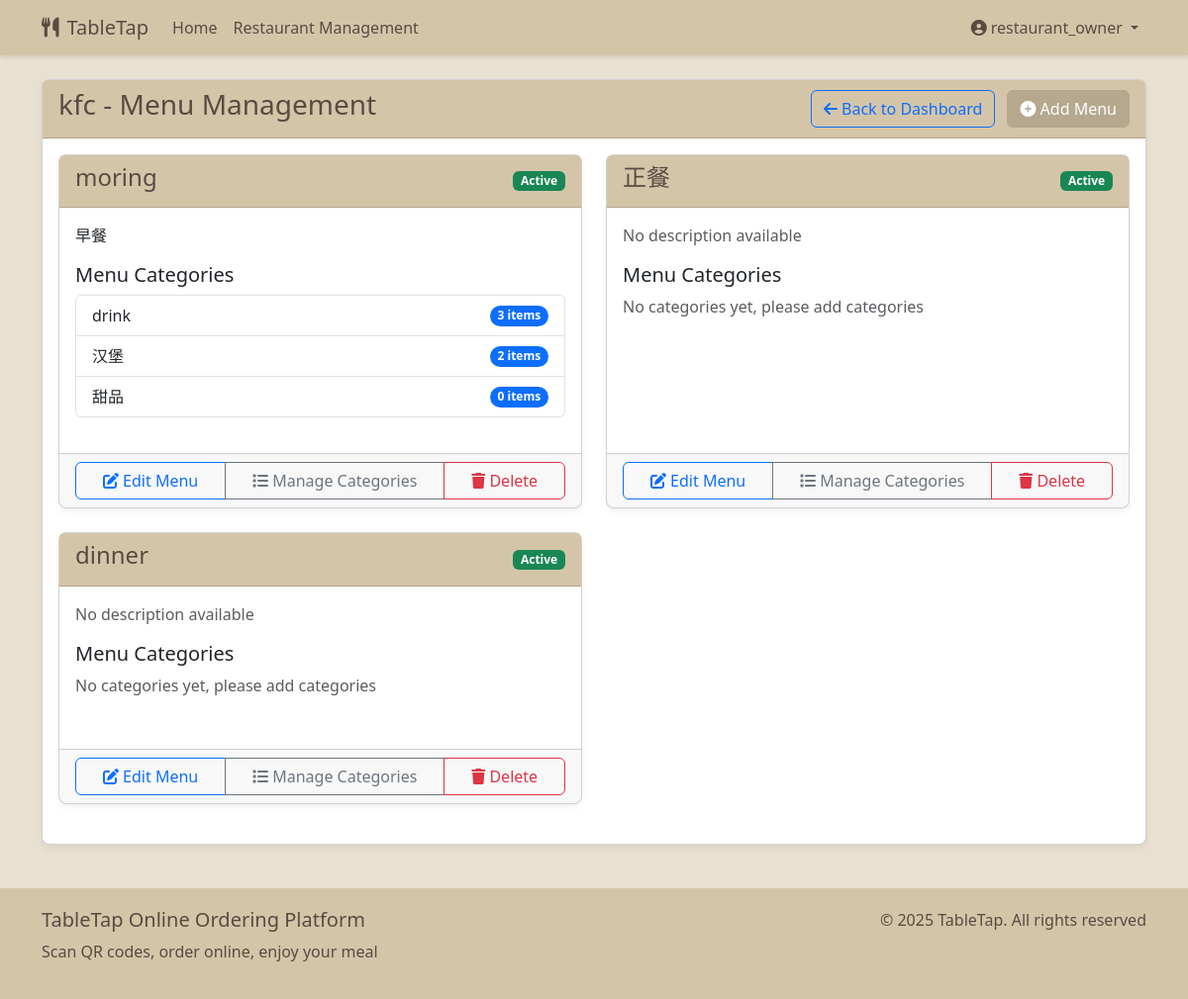
The page /menu/restaurant/1/menus/ (signed in) on the database its author committed.
### user/models.py (models this page shows, shortened)
class User(AbstractUser):
    USER_TYPE_CHOICES = (
        ('customer', 'Customer'),
        ('restaurant', 'Restaurant Owner'),
        ('admin', 'Administrator'),
    )
    user_type = models.CharField('User Type', max_length=10, choices=USER_TYPE_CHOICES, default='customer')
    phone = models.CharField('Phone Number', max_length=15, blank=True)
    class Meta:
        verbose_name = 'User'
        verbose_name_plural = 'Users'
    @property
    def is_restaurant_owner(self):
        return self.user_type == 'restaurant'

### restaurant/models.py (models this page shows, shortened)
class Restaurant(models.Model):
    owner = models.ForeignKey(settings.AUTH_USER_MODEL, on_delete=models.CASCADE, related_name='restaurants')
    name = models.CharField('Restaurant Name', max_length=100)
    description = models.TextField('Description', blank=True)
    address = models.CharField('Address', max_length=200)
    phone = models.CharField('Contact Phone', max_length=15)
    logo = models.ImageField('Restaurant Logo', upload_to='restaurant_logos/', blank=True, null=True)
    is_active = models.BooleanField('Active Status', default=True)
    created_at = models.DateTimeField('Created At', auto_now_add=True)
    updated_at = models.DateTimeField('Updated At', auto_now=True)
    class Meta:
        verbose_name = 'Restaurant'
        verbose_name_plural = 'Restaurants'

### menu/models.py (models this page shows, shortened)
class Menu(models.Model):
    restaurant = models.ForeignKey(Restaurant, on_delete=models.CASCADE, related_name='menus')
    name = models.CharField('Menu Name', max_length=100)
    description = models.TextField('Menu Description', blank=True)
    is_active = models.BooleanField('Active Status', default=True)
    created_at = models.DateTimeField('Created Time', auto_now_add=True)
    updated_at = models.DateTimeField('Updated Time', auto_now=True)
    class Meta:
        verbose_name = 'Menu'
        verbose_name_plural = 'Menus'

class Category(models.Model):
    menu = models.ForeignKey(Menu, on_delete=models.CASCADE, related_name='categories')
    name = models.CharField('Category Name', max_length=100)
    description = models.TextField('Category Description', blank=True)
    order = models.PositiveSmallIntegerField('Order', default=0)
    is_active = models.BooleanField('Active Status', default=True)
    class Meta:
        verbose_name = 'Menu Category'
        verbose_name_plural = 'Menu Categories'
        ordering = ['order', 'id']

### menu/views.py (the view)
# urls.py: path('restaurant/<int:restaurant_id>/menus/', views.menu_list, name='menu_list'),
@login_required
def menu_list(request, restaurant_id):
    restaurant = get_object_or_404(Restaurant, id=restaurant_id)
    if request.user != restaurant.owner and not request.user.is_superuser:
        return HttpResponseForbidden("You do not have permission to access this page")
    menus = Menu.objects.filter(restaurant=restaurant)
    return render(request, 'menu/menu_list.html', {
        'restaurant': restaurant,
        'menus': menus
    })

### templates/menu/menu_list.html (shortened to what this page needs)
{% extends 'base.html' %}
{% block content %}
<div class="row mb-4">
    <div class="col-md-12">
        <div class="card">
            <div class="card-header">
                <div class="d-flex justify-content-between align-items-center">
                    <h3>{{ restaurant.name }} - Menu Management</h3>
                    <div>
                        <a href="{% url 'restaurant:dashboard' %}" class="btn btn-outline-primary me-2">
                            <i class="fas fa-arrow-left"></i> Back to Dashboard
                        </a>
                        <a href="{% url 'menu:menu_create' restaurant.id %}" class="btn btn-primary">
                            <i class="fas fa-plus-circle"></i> Add Menu
                        </a>
                    </div>
                </div>
            </div>
            <div class="card-body">
                {% if menus %}
                    <div class="row">
                        {% for menu in menus %}
                            <div class="col-md-6 mb-4">
                                <div class="card h-100">
                                    <div class="card-header">
                                        <div class="d-flex justify-content-between align-items-center">
                                            <h4>{{ menu.name }}</h4>
                                            <span class="badge bg-{% if menu.is_active %}success{% else %}danger{% endif %}">
                                                {% if menu.is_active %}Active{% else %}Inactive{% endif %}
                                            </span>
                                        </div>
                                    </div>
                                    <div class="card-body">
                                        {% if menu.description %}
                                            <p>{{ menu.description }}</p>
                                        {% else %}
                                            <p class="text-muted">No description available</p>
                                        {% endif %}
                                        <div class="mt-3">
                                            <h5>Menu Categories</h5>
                                            {% if menu.categories.all %}
                                                <ul class="list-group">
                                                    {% for category in menu.categories.all %}
                                                        <li class="list-group-item d-flex justify-content-between align-items-center">
                                                            {{ category.name }}
                                                            <span class="badge bg-primary rounded-pill">{{ category.items.count }} items</span>
                                                        </li>
                                                    {% endfor %}
                                                </ul>
                                            {% else %}
                                                <p class="text-muted">No categories yet, please add categories</p>
                                            {% endif %}
                                        </div>
                                    </div>
                                    <div class="card-footer">
                                        <div class="btn-group w-100">
                                            <a href="{% url 'menu:menu_update' menu.id %}" class="btn btn-outline-primary">
                                                <i class="fas fa-edit"></i> Edit Menu
                                            </a>
                                            <a href="{% url 'menu:category_list' menu.id %}" class="btn btn-outline-secondary">
                                                <i class="fas fa-list"></i> Manage Categories
                                            </a>
                                            <a href="{% url 'menu:menu_delete' menu.id %}" class="btn btn-outline-danger">
                                                <i class="fas fa-trash"></i> Delete
                                            </a>
                                        </div>
                                    </div>
                                </div>
                            </div>
                        {% endfor %}
                    </div>
                {% endif %}
            </div>
        </div>
    </div>
</div>
{% endblock %}

### templates/base.html (shortened to what this page needs)
<!DOCTYPE html>
<html lang="en">
<head>
    <link href="https://cdn.jsdelivr.net/npm/bootstrap@5.3.0/dist/css/bootstrap.min.css" rel="stylesheet">
    <link rel="stylesheet" href="https://cdnjs.cloudflare.com/ajax/libs/font-awesome/6.0.0/css/all.min.css">
</head>
<body class="paper-texture">
    <nav class="navbar navbar-expand-lg navbar-light mb-4">
        <div class="container">
            <a class="navbar-brand" href="{% url 'restaurant:home' %}">
                <i class="fas fa-utensils me-2"></i>TableTap
            </a>
            <div class="collapse navbar-collapse" id="navbarNav">
                <ul class="navbar-nav me-auto">
                    <li class="nav-item">
                        <a class="nav-link" href="{% url 'restaurant:home' %}">Home</a>
                    </li>
                    {% if user.is_authenticated %}
                        {% if user.is_restaurant_owner %}
                        <li class="nav-item">
                            <a class="nav-link" href="{% url 'restaurant:dashboard' %}">Restaurant Management</a>
                        </li>
                        {% endif %}
                    {% endif %}
                </ul>
                <ul class="navbar-nav">
                    {% if user.is_authenticated %}
                        <li class="nav-item dropdown">
                            <a class="nav-link dropdown-toggle" href="#" id="navbarDropdown" role="button" data-bs-toggle="dropdown">
                                <i class="fas fa-user-circle me-1"></i>{{ user.username }}
                            </a>
                        </li>
                    {% endif %}
                </ul>
            </div>
        </div>
    </nav>
    <div class="container my-4">
        {% block content %}{% endblock %}
    </div>
    <footer class="footer mt-auto">
        <div class="container">
            <div class="row">
                <div class="col-md-6">
                    <h5>TableTap Online Ordering Platform</h5>
                    <p>Scan QR codes, order online, enjoy your meal</p>
                </div>
                <div class="col-md-6 text-md-end">
                    <p>&copy; {% now "Y" %} TableTap. All rights reserved</p>
                </div>
            </div>
        </div>
    </footer>
</body>
</html>

### templates/base.html (style rules this page uses)
:root { --kraft-color: #d4c5a9; --kraft-dark: #b5a88e; --kraft-light: #e8e0d0; --kraft-text: #5a4a42; }
body { background-color: var(--kraft-light); color: var(--kraft-text); font-family: 'Segoe UI', Tahoma, Geneva, Verdana, sans-serif; }
.navbar { background-color: var(--kraft-color); box-shadow: 0 2px 4px rgba(0,0,0,0.1); }
.navbar-brand, .nav-link { color: var(--kraft-text); }
.btn-primary { background-color: var(--kraft-dark); border-color: var(--kraft-dark); color: white; }
.card { background-color: white; border-radius: 8px; box-shadow: 0 4px 6px rgba(0,0,0,0.05); margin-bottom: 20px; }
.card-header { background-color: var(--kraft-color); color: var(--kraft-text); font-weight: bold; }
.footer { background-color: var(--kraft-color); color: var(--kraft-text); padding: 20px 0; margin-top: 30px; }
.paper-texture { position: relative; }
.paper-texture::before { content: ""; position: absolute; top: 0; left: 0; width: 100%; height: 100%; opacity: 0.1; pointer-events: none; }

### rows shown on the page
User: username "restaurant_owner"
Restaurant: name "kfc"
Menu: name "moring", is_active "Active", description "早餐"
Category: name "drink", items.count "3"
Category: name "汉堡", items.count "2"
Category: name "甜品", items.count "0"
Menu: name "正餐", is_active "Active", description "No description available", shows "No categories yet, please add categories"
Menu: name "dinner", is_active "Active", description "No description available", shows "No categories yet, please add categories"
